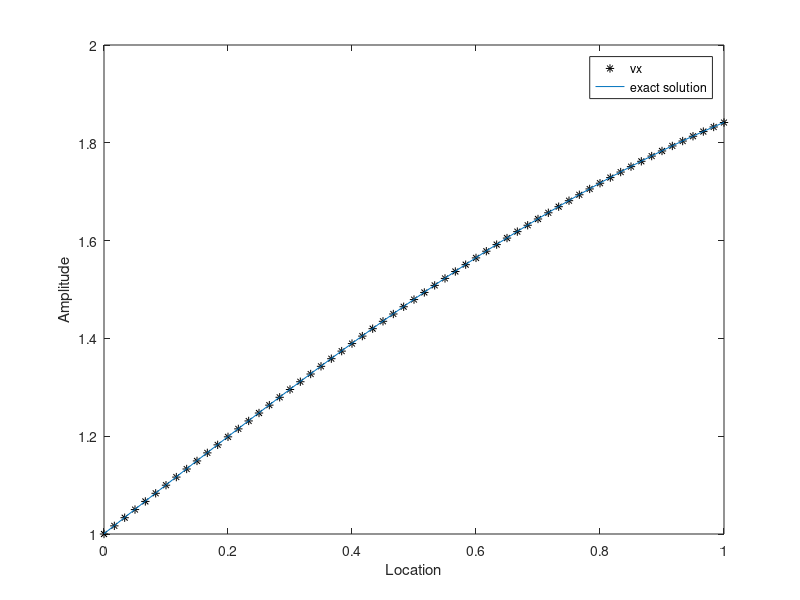

The MATLAB script that drew this image:
%----------------------------------------%
% Method of manufactured solutions       %
% mom eqn                                %
% dvx/dt + dvx/dx = 0                    %
% rlbarnett c3149416 230318              %
%----------------------------------------%

%------
% temporal domain %
%------
tmin = 0;

% max number of iterations -- keep constant
nmax = 2000;

% temporal step
dt = 1.0/nmax;

% time axis
tax = linspace(tmin,nmax*dt,nmax);

%------
% spatial domain %
%------
xmin = 0;
xmax = 1.0;

% number of spatial points
npts = 61;

% spatial step and axis
dx = (xmax - xmin)/(npts-1);
xax = linspace(xmin,xmax,npts);

% coefficients for source term s = a + sin(x + ct)
a = 1.0;
c = 1.0;

%%
%-------------------------------------------------------------------------%
% Manufactured solution U(t,x) = sin(x-t)                                 %
% dU/dt = -cos(x-t); d/dx(U^2/2) = -(1/2)sin(2(t-x))                      %
%-------------------------------------------------------------------------%

% diffusion term multiplier
nu = 0.0;

% initial conditions
source = zeros(1,npts);%c*cos(xax) + (a + sin(xax)).*cos(xax) + nu*sin(xax);
vx = zeros(1,npts);
vx_new = a + sin(xax) + source;
% vx_new = zeros(1,npts);

l_sec = zeros(1,nmax);
l_inf = zeros(1,nmax);

for ii=1
    
    % exact solution
    ex_sol = a + sin(xax + c*dt*ii);
    
    vx = vx_new;

    for jj=2:npts-1

        source(1,jj) = c*cos(c*ii*dt + xax(jj)) + (a + sin(xax(jj) + ii*dt*c))*cos(xax(jj) + c*ii*dt) + nu*sin(xax(jj) + c*ii*dt); 

        vx_new(1,jj) = vx(1,jj) - ((dt)/(2.0*dx))*((vx(1,jj+1)^2)/2 - (vx(1,jj-1)^2)/2) +...
            ((nu*dt)/(dx^2))*(vx(1,jj+1) - 2.0*vx(1,jj) + vx(1,jj-1)) + dt*source(1,jj);
    end

    l_inf(1,ii) = abs(max(vx_new - ex_sol));
    l_sec(1,ii) = rms(vx_new - ex_sol);
    
    % source boundary conditions
    source(1,1) = c*cos(ii*dt*c) + (a + sin(c*dt*ii))*cos(c*dt*ii) + nu*sin(c*ii*dt);
    source(1,end) = c*cos(ii*dt*c + xmax) + (a + sin(xmax + c*dt*ii))*cos(xmax + c*dt*ii) + nu*sin(xmax + c*ii*dt);

%     vx_new(1,end) = vx(1,end) - ((dt)/(2.0*dx))*((vx(1,2)^2)/2 - (vx(1,end-1)^2)/2) +...
%             ((nu*dt)/(dx^2))*(vx(1,2) - 2.0*vx(1,end) + vx(1,end-1)) + dt*source(1,end);
    vx_new(1,end) = a + sin(xmax + c*dt*ii);
%     vx_new(1,1) = vx_new(1,end);
    vx_new(1,1) = a + sin(c*dt*ii);

end
% end


%%
%------ 
% plot solution %
%------

figure(1)
plot(xax, vx, '*k')
hold on
plot(xax, ex_sol)
xlabel('Location')
ylabel('Amplitude')
legend('vx', 'exact solution')
hold off
